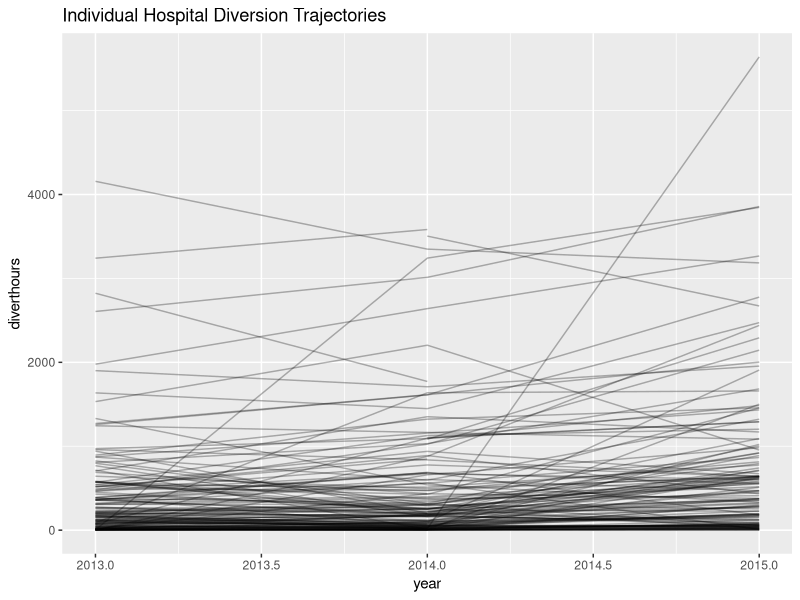
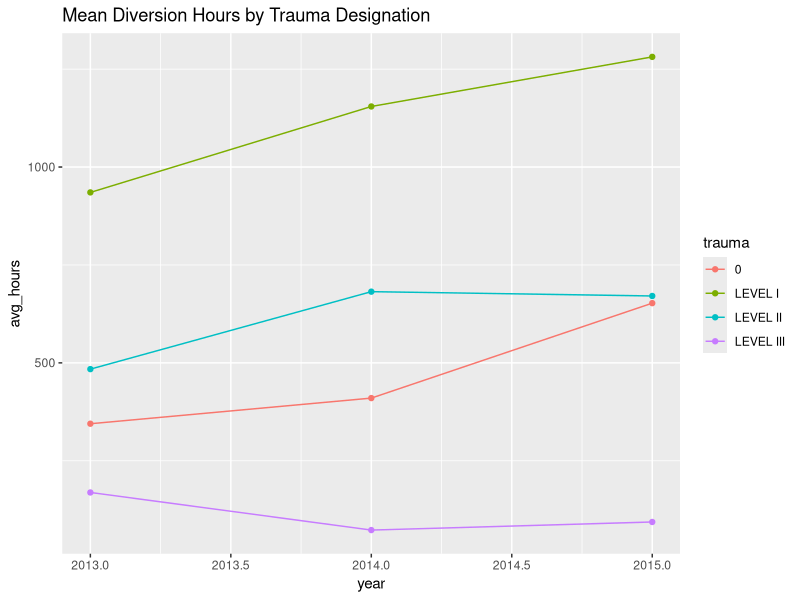
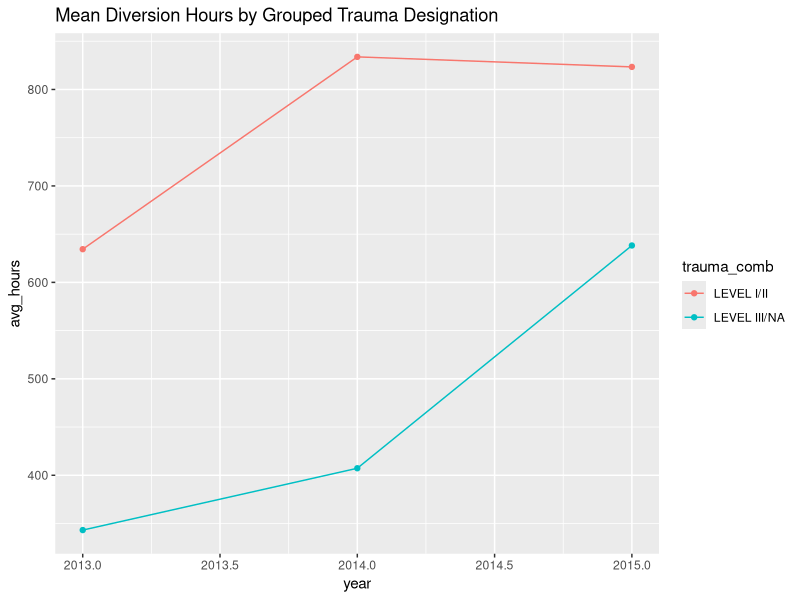
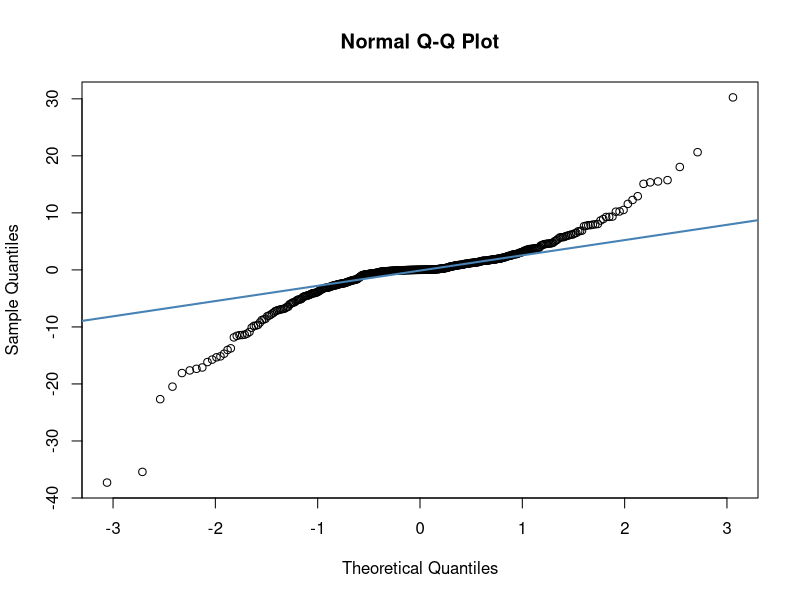

Write R code to recreate these figures, in order.
library(tidyverse)
library(geepack)

# Load data
ambulance <- read.csv("ambulance.txt", sep="")


# Refactor categorical variables with descriptive labels
ambulance_data <- ambulance %>%
  mutate(
    # Center the year variable to avoid collinearity
    year_c = year - 2014
  )

# Data Check and Descriptive Statistics - Analyze outcome distribution (diverthours) 
# Check overdispersion (Variance vs Mean)
ambulance_data %>%
  group_by(year) %>%
  summarise(mean_hours = mean(diverthours), var_hours = var(diverthours))
# Note: Given the increasing mean and variance, we should use a GLMM model with random slopes 
# or a Marginal GEE model with an overdispersion factor
# variance substantially greater than mean - overdispersion factor for Poisson model


# Count observations per hospital to check for unbalanced data
ambulance_data %>%
  group_by(id) %>%
  summarise(nobs = n()) %>%
  count(nobs)
# Note: we have extensive missing - only 119 hospitals have all values for 3 years
# This might be related to overcrowding.


# Data Transformation and Plotting

# Individual spaghetti plot for a subset of hospitals
ggplot(ambulance_data, aes(x = year, y = diverthours, group = id)) +
  geom_line(alpha = 0.3) +
  labs(title = "Individual Hospital Diversion Trajectories")
# Note: natural heterogeneity in individual trajectories - can't be captured by fixed effects alone
# Highly skewed diverthours - use log transformation or loglink in GLMM
# The "partial lines"(unbalanced missing) suggest the use of mixed effect model

# Mean response profile by Trauma Level
ambulance_data %>%
  group_by(year, trauma) %>%
  summarise(avg_hours = mean(diverthours)) %>%
  ggplot(aes(x = year, y = avg_hours, color = trauma)) +
  geom_point() + geom_line() +
  labs(title = "Mean Diversion Hours by Trauma Designation")
# Note: Level 1 Trauma centers have the highest diversion hours and 
# there is a general increasing trend across different trauma levels


library(lme4)

# Fit a Poisson GLMM with a log link
# Outcome: diverthours (count data)
# Fixed effects: year_c (centered), trauma (categorical), stations
# Random effects: (1 + year_c | id) accounts for both baseline and slope heterogeneity
# nAGQ: Set nAGQ = 1 to allow for random intercepts and slopes

glmm_ambulance <- glmer(diverthours ~ year_c + trauma + stations + (1 + year_c | id), 
                        data = ambulance_data, 
                        family = poisson(link = "log"), 
                        nAGQ = 1, # Laplace approximation is required for multiple random effects
                        control = glmerControl(optimizer = "bobyqa"))
summary(glmm_ambulance)
# Interpretation: statistically significant increasing trend in diversion hours - 
# rate ratio of exp(0.39)-->diversion hours increase by approximately 48% per year
# Compared to reference group (no trauma center), Level I centers have significantly higher log diversion hours
# For every additional station a hospital adds, 1% reduction in diversion
# Baseline variance 3.043 & slope var 0.44 --> substantial subject specific variability

# combine county to region
ambulance_data <- ambulance_data %>%
  mutate(
  region = case_when(
    # Bay Area
    county %in% c("Alameda", "Contra Costa", "Marin", "San Francisco", 
                  "San Mateo", "Santa Clara", "Santa Cruz", "Sonoma") ~ "Bay Area",
    
    # Southern California
    county %in% c("Los Angeles", "Orange", "Riverside", "San Bernardino", 
                  "San Diego", "Ventura") ~ "Southern CA",
    
    # Central Valley & Sacramento area
    county %in% c("Kern", "Merced", "Placer", "Sacramento", 
                  "San Joaquin", "Stanislaus", "Inyo") ~ "Central Valley",
    
    # Central Coast
    county %in% c("Monterey", "San Benito", "San Luis Obispo", 
                  "Santa Barbara") ~ "Central Coast",
    
    TRUE ~ "Unknown" # Safety check for missing counties
  ),
  region = factor(region),
  trauma_comb = case_when(
    trauma %in% c("LEVEL I", "LEVEL II") ~ "LEVEL I/II",
    trauma %in% c("LEVEL III", "0") ~ "LEVEL III/NA"
  )
)
table(ambulance_data$region)
table(ambulance_data$trauma_comb)

ambulance_data %>%
  group_by(year, trauma_comb) %>%
  summarise(avg_hours = mean(diverthours)) %>%
  ggplot(aes(x = year, y = avg_hours, color = trauma_comb)) +
  geom_point() + geom_line() +
  labs(title = "Mean Diversion Hours by Grouped Trauma Designation")
# Significant separation between new trauma levels

# Refit the GLMM model
glm_refined <- glmer(diverthours ~ year_c + stations + trauma_comb + 
                           emslevel + region + admitrate + (1 + year_c | id), 
                         data = ambulance_data,
                         family = poisson(link = "log"), 
                         nAGQ = 1, # Laplace approximation is required for multiple random effects
                         control = glmerControl(optimizer = "bobyqa"))

summary(glm_refined)

anova(glmm_ambulance, glm_refined) 
# strongly reject the null hypothesis that the simpler model is adequate


# Extract standardized residuals
rhat <- resid(glm_refined) 

# Create the Normal Q-Q plot
qqnorm(rhat, pch = 1) 
# Add a reference line
qqline(rhat, col = "steelblue", lwd = 2)











# # Model Fitting (GEE - Population Averaged)
# library(geepack)
# 
# # Fit the marginal model with an initial AR1 structure
# gee_model <- geeglm(diverthours ~ year_c + admitrate + stations + ems_f + trauma_f, 
#                     id = id, 
#                     data = ambulance_data, 
#                     family = poisson(link = "log"), 
#                     corstr = "ar1")
# # 5. Variance Pattern and Covariance Selection
# # Compare different working correlation structures using the Quasi-likelihood Information Criterion (QIC)
# 
# # Compare Unstructured, AR1, and Exchangeable
# model_unstr <- update(gee_model, corstr = "unstructured")
# model_exch  <- update(gee_model, corstr = "exchangeable")
# 
# # Select the model with the smallest QIC
# qic_comp <- data.frame(
#   Structure = c("AR1", "Unstructured", "Exchangeable"),
#   QIC = c(QIC(gee_model)["QIC"], QIC(model_unstr)["QIC"], QIC(model_exch)["QIC"])
# )
# print(qic_comp)
# # 6. Model Diagnostics
# # Assess the assumptions of the final model using standardized residuals and checking for normality of random effects (if using a GLMM)
# 
# # 1. Standardized residuals vs Predicted Mean
# # For GLMM (lme4), use resid(model, type = "normalized")
# # For GEE, assess the robust standard errors in the summary
# summary(gee_model)
# 
# # 2. Check for autocorrelation in residuals (Lagged Plot)
# ambulance_data %>%
#   mutate(res = resid(gee_model)) %>%
#   group_by(id) %>%
#   mutate(res_lag = lag(res)) %>%
#   ggplot(aes(x = res_lag, y = res)) +
#   geom_point() +
#   labs(title = "Lagged Residual Plot to Check for Serial Dependence")
# # Key Target of Inference: If you choose the GEE results, your interpretation will focus on population-averaged effects (e.g., the average change in diversion hours for all California hospitals)
# # . If you use glmer for a Mixed Effects model, your focus will be on subject-specific effects for any given hospital
